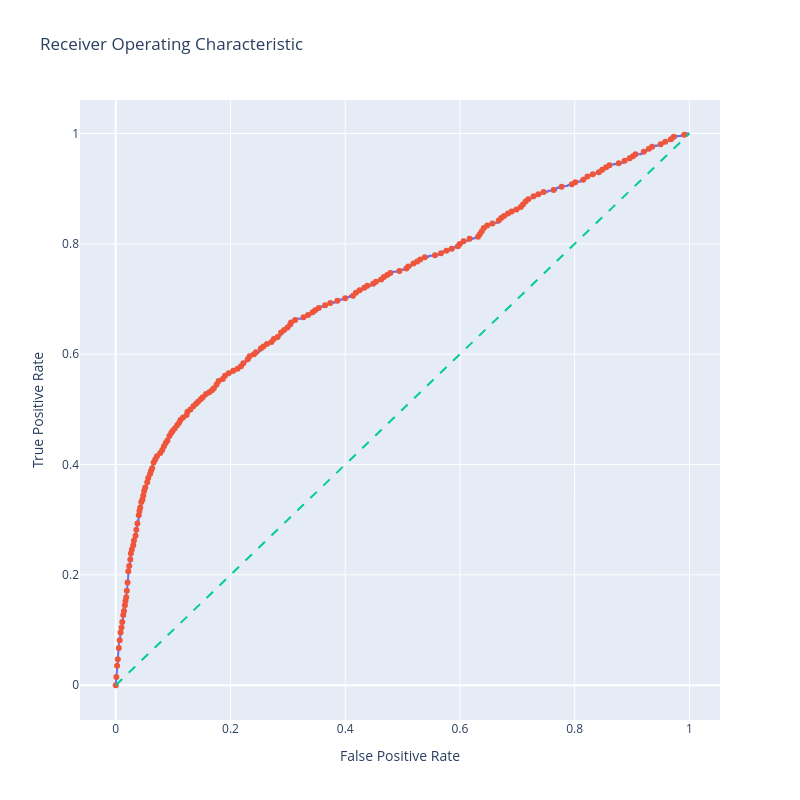

Notebook source saved alongside this figure:
### Code cell
import numpy as np
import plotly.graph_objects as go

# Generate a trace for ROC curve
trace0 = go.Scatter(x=fpr, y=tpr, mode="lines", name="ROC curve")

# Sample indices to avoid cluttering hover points
n = 10
indices = np.arange(len(thresholds)) % n == 0

# Threshold points trace with custom hover text
trace1 = go.Scatter(
    x=fpr[indices],
    y=tpr[indices],
    mode="markers",
    name="Threshold points",
    hovertext=[f"Threshold: {thr:.5f}" for thr in thresholds[indices]],
    hovertemplate=(
        "<b>FPR</b>: %{x:.3f}<br>"
        "<b>TPR</b>: %{y:.3f}<br>"
        "%{hovertext}"
        "<extra></extra>"  # Removes default trace name box in hover
    ),
)

# Diagonal line
trace2 = go.Scatter(
    x=[0, 1],
    y=[0, 1],
    mode="lines",
    name="Random (Area = 0.5)",
    line=dict(dash="dash"),
)

data = [trace0, trace1, trace2]

# Layout configuration
layout = go.Layout(
    title="Receiver Operating Characteristic",
    xaxis=dict(title="False Positive Rate"),
    yaxis=dict(title="True Positive Rate"),
    autosize=False,
    width=800,
    height=800,
    showlegend=False,
)

fig = go.Figure(data=data, layout=layout)
fig.show()

### Figure 1 — Plotly figure (JSON) as saved in the notebook; plotly's stock layout.template omitted (floating-point values rounded to 4 significant figures; data arrays with more than 128 entries replaced by an {"elided": "..."} marker saying what was removed)
{"data": [{"mode": "lines", "name": "ROC curve", "type": "scatter", "x": {"elided": "1698 float values"}, "y": {"elided": "1698 float values"}}, {"hovertemplate": "<b>FPR</b>: %{x:.3f}<br><b>TPR</b>: %{y:.3f}<br>%{hovertext}<extra></extra>", "hovertext": {"elided": "170 str values"}, "mode": "markers", "name": "Threshold points", "type": "scatter", "x": {"elided": "170 float values"}, "y": {"elided": "170 float values"}}, {"line": {"dash": "dash"}, "mode": "lines", "name": "Random (Area = 0.5)", "type": "scatter", "x": [0, 1], "y": [0, 1]}], "layout": {"autosize": false, "height": 800, "showlegend": false, "title": {"text": "Receiver Operating Characteristic"}, "width": 800, "xaxis": {"title": {"text": "False Positive Rate"}}, "yaxis": {"title": {"text": "True Positive Rate"}}}}
